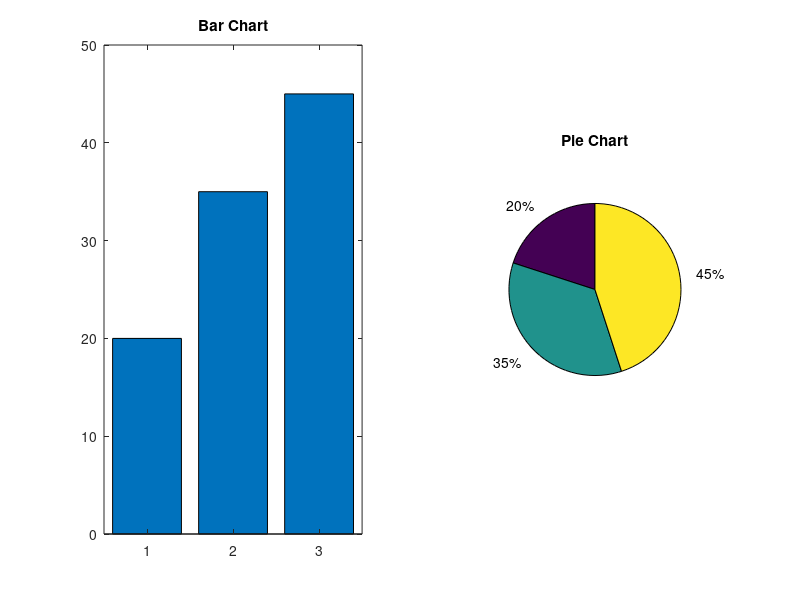

Here is the MATLAB script that generated this plot:
%% Task 1: Input/Output Commands & Basic Data Types

user_input = input('Enter a decimal number: ');
user_input_uint8 = uint8(user_input);

fprintf('The converted 8-bit integer is: [%0.1f]\n', user_input_uint8);

%% Task 2: Basic Data Types (Cell Arrays) & I/O Commands

MyCell = {'MATLAB', 2026, ones(2)};
disp(MyCell{1})

%% Task 3: Basic Data Types (Structures), Programming (If-Condition) & I/O Commands

student.Name = 'Ali';
student.Age = 21;
student.Gpa = 3.6;

if student.Gpa >= 3.5
    fprintf('Excellent Student: %s\n', student.Name);
end

%% Task 4: Programming (For Loop) & I/O Commands

for i = 1:5
    result = i * 10;
    fprintf('%d ', result);
end
fprintf('\n');

%% Task 5: Programming (While Loop) & I/O Commands

number_input = input('Enter a positive number: ');

while number_input <= 0
    number_input = input('Invalied! Enter a positive number: ');
end

%% Task 6: Programming (Switch Case), Data Types & I/O Commands

color_input = input('Enter a color code (r, g, b): ','s');

switch color_input
    case 'r'
        color_input = 'RED';
    case 'g'
        color_input = 'GREEN';
    case 'b'
        color_input = 'BLUE';
    otherwise
        color_input = 'UNKNOWN';
end

disp(color_input);

%% Task 7: Plotting in MATLAB & I/O Commands

x = 0:2*pi;
y = sin(x);

plot(x, y, 'r--', 'LineWidth', 3)
title('Sine Wave')
xlabel('sin(x)')

%% Task 8: Plotting in MATLAB (Subplot)

v = [20 35 45];

subplot(1, 2, 1)
bar(v)
title('Bar Chart')

subplot(1, 2, 2)
pie(v)
title('Pie Chart')
